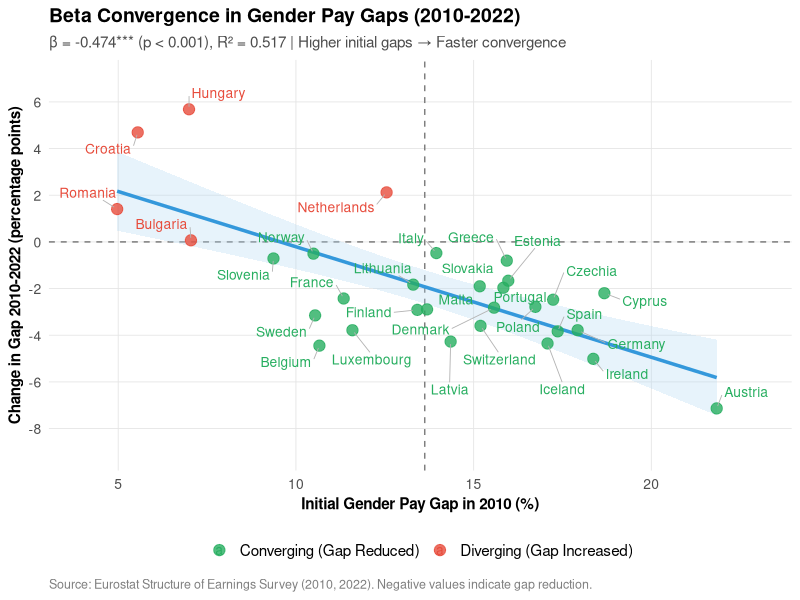

This chart was generated by the following R code:
library(tidyverse)
library(ggrepel)

# Read data
beta_data <- read.csv("output/data/beta_convergence.csv")

# Country code to full name mapping
country_names <- c(
  "AT" = "Austria", "BE" = "Belgium", "BG" = "Bulgaria", 
  "CH" = "Switzerland", "CY" = "Cyprus", "CZ" = "Czechia",
  "DE" = "Germany", "DK" = "Denmark", "EE" = "Estonia",
  "EL" = "Greece", "ES" = "Spain", "FI" = "Finland",
  "FR" = "France", "HR" = "Croatia", "HU" = "Hungary",
  "IE" = "Ireland", "IS" = "Iceland", "IT" = "Italy",
  "LT" = "Lithuania", "LU" = "Luxembourg", "LV" = "Latvia",
  "MT" = "Malta", "NL" = "Netherlands", "NO" = "Norway",
  "PL" = "Poland", "PT" = "Portugal", "RO" = "Romania",
  "SE" = "Sweden", "SI" = "Slovenia", "SK" = "Slovakia"
)

# Prepare data
beta_plot_data <- beta_data %>%
  mutate(
    country_full = country_names[country],
    converging = change < 0,
    gap_type = case_when(
      converging ~ "Converging (Gap Reduced)",
      !converging ~ "Diverging (Gap Increased)"
    )
  )

# Fit regression model for stats
beta_model <- lm(change ~ gap_2010, data = beta_plot_data)
beta_coef <- coef(beta_model)[2]
r_squared <- summary(beta_model)$r.squared
p_value <- summary(beta_model)$coefficients[2, 4]

# Create enhanced scatter plot
p <- ggplot(beta_plot_data, aes(x = gap_2010, y = change, color = gap_type)) +
  # Reference lines
  geom_hline(yintercept = 0, linetype = "dashed", color = "gray50", size = 0.5) +
  geom_vline(xintercept = mean(beta_plot_data$gap_2010, na.rm = TRUE), 
             linetype = "dashed", color = "gray50", size = 0.5) +
  
  # Regression line with confidence interval
  geom_smooth(method = "lm", se = TRUE, color = "#3498DB", 
              fill = "#AED6F1", alpha = 0.3, size = 1.2,
              aes(group = 1)) +
  
  # Points
  geom_point(size = 3.5, alpha = 0.8) +
  
  # Country labels with ggrepel
  geom_text_repel(
    aes(label = country_full),
    size = 3.5,
    max.overlaps = 30,
    box.padding = 0.5,
    point.padding = 0.3,
    segment.color = "gray70",
    segment.size = 0.3,
    force = 2,
    seed = 42
  ) +
  
  # Color scheme
  scale_color_manual(
    values = c(
      "Converging (Gap Reduced)" = "#27AE60",
      "Diverging (Gap Increased)" = "#E74C3C"
    ),
    name = ""
  ) +
  
  # Labels
  labs(
    title = "Beta Convergence in Gender Pay Gaps (2010-2022)",
    subtitle = sprintf("β = %.3f*** (p < 0.001), R² = %.3f | Higher initial gaps → Faster convergence", 
                      beta_coef, r_squared),
    x = "Initial Gender Pay Gap in 2010 (%)",
    y = "Change in Gap 2010-2022 (percentage points)",
    caption = "Source: Eurostat Structure of Earnings Survey (2010, 2022). Negative values indicate gap reduction."
  ) +
  
  # Theme
  theme_minimal(base_size = 12) +
  theme(
    plot.title = element_text(face = "bold", size = 14, hjust = 0),
    plot.subtitle = element_text(size = 11, color = "gray30", hjust = 0),
    plot.caption = element_text(size = 9, color = "gray50", hjust = 0),
    legend.position = "bottom",
    legend.title = element_blank(),
    legend.text = element_text(size = 11),
    panel.grid.minor = element_blank(),
    panel.grid.major = element_line(color = "gray90", size = 0.3),
    axis.title = element_text(face = "bold", size = 11),
    axis.text = element_text(size = 10)
  ) +
  
  # Scales
  scale_x_continuous(breaks = seq(0, 30, 5), limits = c(4, 23)) +
  scale_y_continuous(breaks = seq(-10, 10, 2), limits = c(-9, 7))

# Save figure
ggsave("output/figures/beta_convergence_scatter.png", p, 
       width = 10, height = 7, dpi = 300, bg = "white")

cat("✅ Beta convergence figure created: output/figures/beta_convergence_scatter.png\n")
cat(sprintf("   β coefficient: %.3f (p < 0.001)\n", beta_coef))
cat(sprintf("   R²: %.3f\n", r_squared))
cat(sprintf("   Countries: %d\n", nrow(beta_plot_data)))
